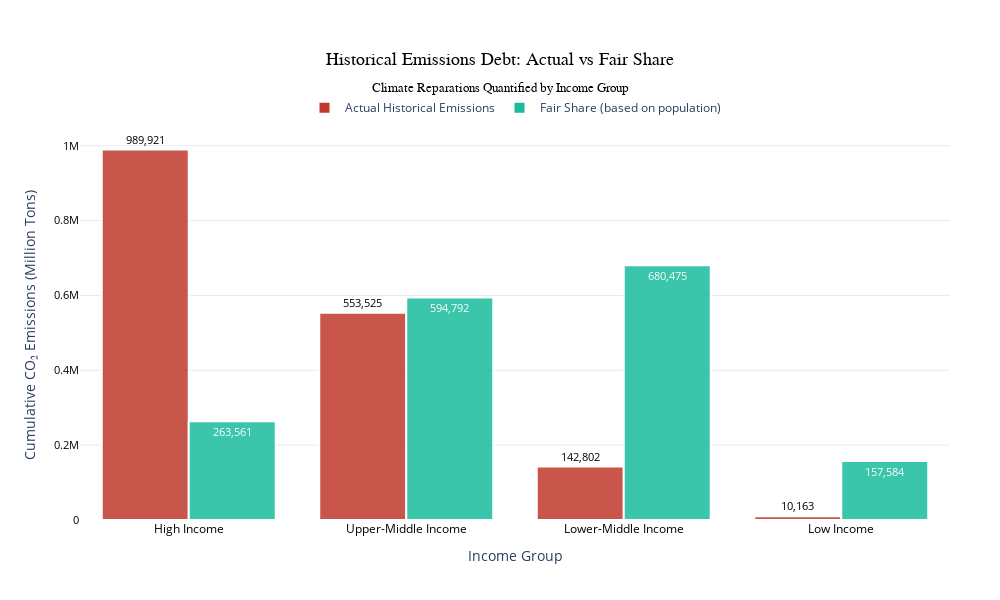

The cell this chart's notebook holds for it:
### Markdown cell above
## How can we quantify historical emissions debt and climate reparations?

### Code cell
latest_year = df['Year'].max()
df_latest = df[df['Year'] == latest_year].copy()


# Define the desired order for plotting and display (High to Low Income)
ordered_groups = ['High Income', 'Upper-Middle Income', 'Lower-Middle Income', 'Low Income']

# Calculate cumulative emissions by income group
cumulative_by_income = df.groupby('Income Group')['CO2 Emissions'].sum()
total_cumulative = cumulative_by_income.sum()
cumulative_percentage = (cumulative_by_income / total_cumulative * 100)

# Get population share
population_by_income = df_latest.groupby('Income Group')['Population'].sum()
total_population = population_by_income.sum()
population_percentage = (population_by_income / total_population * 100)

# Calculate "fair share" vs actual emissions
fair_share = (population_percentage / 100) * total_cumulative
emissions_debt = cumulative_by_income - fair_share

# Reindex the series to enforce the desired order for plotting
cumulative_by_income_ordered = cumulative_by_income.reindex(ordered_groups)
fair_share_ordered = fair_share.reindex(ordered_groups)
all_groups_ordered = list(cumulative_by_income_ordered.index)


# Create visualization
fig = go.Figure()

# Actual emissions - Use Rust color
fig.add_trace(go.Bar(
    name='Actual Historical Emissions',
    x=all_groups_ordered,
    y=cumulative_by_income_ordered.values,
    marker=dict(color=UN_COLORS['high_income'], opacity=0.85, line=dict(color='white', width=2)),
    text=[f'{v:,.0f}' for v in cumulative_by_income_ordered.values],
    textposition='outside',
    textfont=dict(size=11, color=UN_COLORS['slate_grey']),
))

# Fair share - Use Teal color
fig.add_trace(go.Bar(
    name='Fair Share (based on population)',
    x=all_groups_ordered,
    y=fair_share_ordered.values,
    marker=dict(color=UN_COLORS['lower_middle'], opacity=0.85, line=dict(color='white', width=2)),
    text=[f'{v:,.0f}' for v in fair_share_ordered.values],
    textposition='inside',
    textfont=dict(size=11, color='white'),
    textangle=0,
))

fig.update_layout(
    title=dict(
        text='Historical Emissions Debt: Actual vs Fair Share<br><sub>Climate Reparations Quantified by Income Group</sub>',
        font=dict(size=18, color=UN_COLORS['slate_grey'], family='Arial'),
        x=0.5,
        xanchor='center'
    ),
    xaxis=dict(
        title='Income Group',
        tickfont=dict(size=12, color=UN_COLORS['slate_grey']),
        showgrid=False,
        # *** FIX for label order: set categoryorder and categoryarray ***
        categoryorder='array',
        categoryarray=ordered_groups
    ),
    yaxis=dict(title='Cumulative CO₂ Emissions (Million Tons)', tickfont=dict(size=11, color=UN_COLORS['slate_grey']),
               showgrid=True, gridcolor='lightgray', gridwidth=0.5),
    barmode='group',
    plot_bgcolor='white',
    paper_bgcolor='white',
    showlegend=True,
    legend=dict(orientation='h', yanchor='bottom', y=1.02, xanchor='center', x=0.5, font=dict(size=12)),
    height=600,
    width=1000,
    margin=dict(t=130, b=80, l=80, r=50)
)
fig.show()

### Figure 1 — Plotly figure (JSON) as saved in the notebook; plotly's stock layout.template omitted (floating-point values rounded to 4 significant figures)
{"data": [{"marker": {"color": "#C0392B", "line": {"color": "white", "width": 2}, "opacity": 0.85}, "name": "Actual Historical Emissions", "text": ["989,921", "553,525", "142,802", "10,163"], "textfont": {"color": "#000000", "size": 11}, "textposition": "outside", "type": "bar", "x": ["High Income", "Upper-Middle Income", "Lower-Middle Income", "Low Income"], "y": [989900.0, 553500.0, 142800.0, 10160.0]}, {"marker": {"color": "#1ABC9C", "line": {"color": "white", "width": 2}, "opacity": 0.85}, "name": "Fair Share (based on population)", "text": ["263,561", "594,792", "680,475", "157,584"], "textangle": 0, "textfont": {"color": "white", "size": 11}, "textposition": "inside", "type": "bar", "x": ["High Income", "Upper-Middle Income", "Lower-Middle Income", "Low Income"], "y": [263600.0, 594800.0, 680500.0, 157600.0]}], "layout": {"barmode": "group", "height": 600, "legend": {"font": {"size": 12}, "orientation": "h", "x": 0.5, "xanchor": "center", "y": 1.02, "yanchor": "bottom"}, "margin": {"b": 80, "l": 80, "r": 50, "t": 130}, "paper_bgcolor": "white", "plot_bgcolor": "white", "showlegend": true, "title": {"font": {"color": "#000000", "family": "Arial", "size": 18}, "text": "Historical Emissions Debt: Actual vs Fair Share<br><sub>Climate Reparations Quantified by Income Group</sub>", "x": 0.5, "xanchor": "center"}, "width": 1000, "xaxis": {"categoryarray": ["High Income", "Upper-Middle Income", "Lower-Middle Income", "Low Income"], "categoryorder": "array", "showgrid": false, "tickfont": {"color": "#000000", "size": 12}, "title": {"text": "Income Group"}}, "yaxis": {"gridcolor": "lightgray", "gridwidth": 0.5, "showgrid": true, "tickfont": {"color": "#000000", "size": 11}, "title": {"text": "Cumulative CO₂ Emissions (Million Tons)"}}}}
